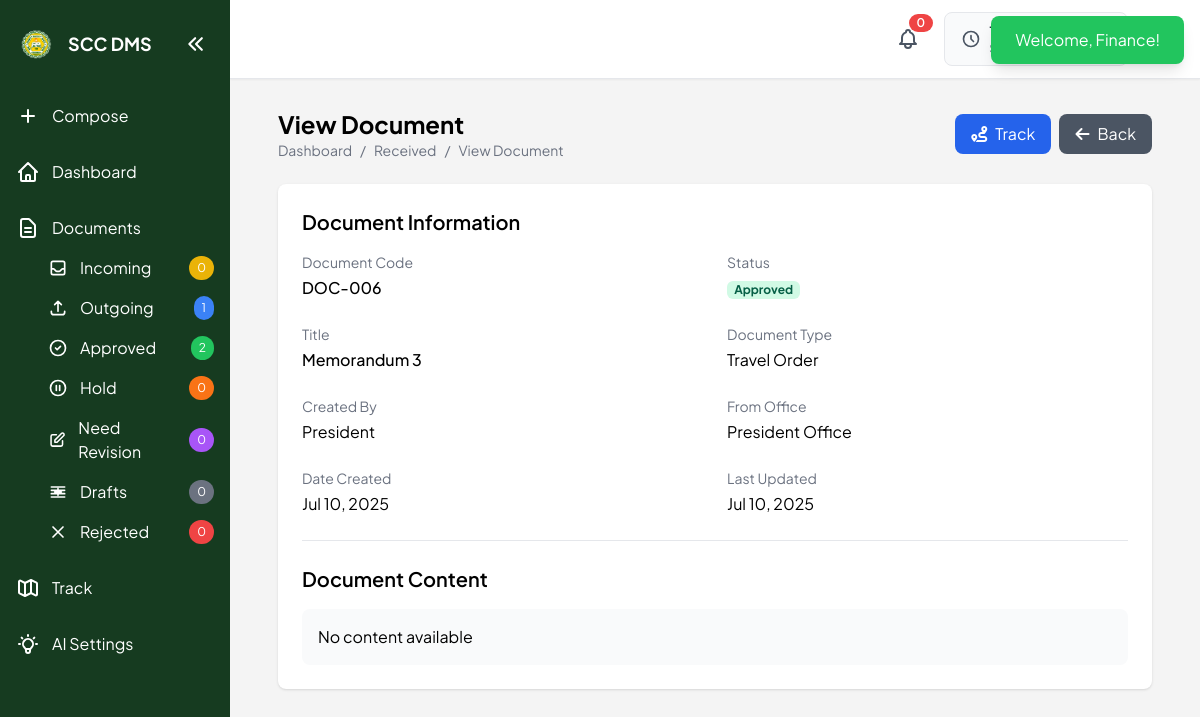
/pages/dashboard.php?page=view&id=6 (signed in), run on the app's committed database.
### tables this page shows
CREATE TABLE `documents` (
  `document_id` int(11) NOT NULL,
  `title` varchar(255) NOT NULL,
  `type_id` int(11) DEFAULT NULL,
  `creator_id` int(11) DEFAULT NULL,
  `file_path` varchar(255) DEFAULT NULL,
  `content_path` varchar(255) DEFAULT NULL,
  `current_step` int(11) DEFAULT NULL,
  `status` enum('draft','pending','approved','rejected','revision') DEFAULT 'draft',
  `verification_code` varchar(10) DEFAULT NULL,
  `created_at` timestamp NOT NULL DEFAULT current_timestamp(),
  `google_doc_id` varchar(255) DEFAULT NULL,
  `revision_requesting_office_id` int(11) DEFAULT NULL,
  `updated_at` timestamp NOT NULL DEFAULT current_timestamp() ON UPDATE current_timestamp(),
  `has_qr_signature` tinyint(1) DEFAULT 0,
  `is_urgent` tinyint(1) NOT NULL DEFAULT 0
);

CREATE TABLE `document_types` (
  `type_id` int(11) NOT NULL,
  `type_name` varchar(100) NOT NULL,
  `description` text DEFAULT NULL
);

CREATE TABLE `users` (
  `user_id` int(11) NOT NULL,
  `username` varchar(50) NOT NULL,
  `password` varchar(255) NOT NULL,
  `email` varchar(100) NOT NULL,
  `full_name` varchar(100) NOT NULL,
  `role_id` int(11) NOT NULL,
  `office_id` int(11) NOT NULL,
  `profile_image` varchar(255) DEFAULT NULL,
  `created_at` timestamp NOT NULL DEFAULT current_timestamp()
);

CREATE TABLE `offices` (
  `office_id` int(11) NOT NULL,
  `office_name` varchar(100) NOT NULL
);

### pages/view.php (the view, shortened to what this page needs)
<?php
require_once '../includes/config.php';
$document_id = (int)$_GET['id'];
$sql = "SELECT d.*, dt.type_name, u.full_name as creator_name, o.office_name as creator_office
        FROM documents d
        JOIN document_types dt ON d.type_id = dt.type_id
        JOIN users u ON d.creator_id = u.user_id
        JOIN offices o ON u.office_id = o.office_id
        WHERE d.document_id = $document_id";
$result = $conn->query($sql);
$document = $result->fetch_assoc();
$status_class = match($document['status']) {
    'approved' => 'badge-approved',
    'rejected' => 'badge-rejected',
    'pending' => 'badge-pending',
    'received' => 'badge-received',
    default => 'badge-pending'
};
?>
<!DOCTYPE html>
<html>
<head>
  <script src="https://cdn.tailwindcss.com"></script>
  <link rel="stylesheet" href="https://cdnjs.cloudflare.com/ajax/libs/font-awesome/6.4.0/css/all.min.css">
</head>
<body class="bg-gray-50">
  <div class="flex pt-[0px]">
    <main class="flex-1 ml-0 p-6">
      <div class="mb-6 flex justify-between items-center">
        <div>
          <h1 class="text-2xl font-bold">View Document</h1>
          <div class="flex items-center text-sm text-gray-500">
            <a href="dashboard.php" class="hover:text-gray-700">Dashboard</a>
            <span class="mx-2">/</span>
            <a href="dashboard.php?page=received" class="hover:text-gray-700">Received</a>
            <span class="mx-2">/</span>
            <span>View Document</span>
          </div>
        </div>
        <div class="flex space-x-2">
          <a href="dashboard.php?page=track&id=<?php echo $document_id; ?>" class="bg-blue-600 text-white px-4 py-2 rounded-lg hover:bg-blue-700 flex items-center">
            <i class="fas fa-route mr-2"></i> Track
          </a>
          <a href="javascript:history.back()" class="bg-gray-600 text-white px-4 py-2 rounded-lg hover:bg-gray-700 flex items-center">
            <i class="fas fa-arrow-left mr-2"></i> Back
          </a>
        </div>
      </div>
      <div class="bg-white rounded-lg shadow p-6">
        <div class="document-section">
          <h2 class="text-xl font-semibold mb-4">Document Information</h2>
          <div class="grid grid-cols-1 md:grid-cols-2 gap-6">
            <div>
              <p class="text-gray-500 text-sm mb-1">Document Code</p>
              <p class="font-medium">DOC-<?php echo str_pad($document['document_id'], 3, '0', STR_PAD_LEFT); ?></p>
            </div>
            <div>
              <p class="text-gray-500 text-sm mb-1">Status</p>
              <p><span class="badge <?php echo $status_class; ?>"><?php echo ucfirst($document['status']); ?></span></p>
            </div>
            <div>
              <p class="text-gray-500 text-sm mb-1">Title</p>
              <p class="font-medium"><?php echo htmlspecialchars($document['title']); ?></p>
            </div>
            <div>
              <p class="text-gray-500 text-sm mb-1">Document Type</p>
              <p><?php echo htmlspecialchars($document['type_name']); ?></p>
            </div>
            <div>
              <p class="text-gray-500 text-sm mb-1">Created By</p>
              <p><?php echo htmlspecialchars($document['creator_name']); ?></p>
            </div>
            <div>
              <p class="text-gray-500 text-sm mb-1">From Office</p>
              <p><?php echo htmlspecialchars($document['creator_office']); ?></p>
            </div>
            <div>
              <p class="text-gray-500 text-sm mb-1">Date Created</p>
              <p><?php echo date('M j, Y', strtotime($document['created_at'])); ?></p>
            </div>
            <div>
              <p class="text-gray-500 text-sm mb-1">Last Updated</p>
              <p><?php echo isset($document['updated_at']) ? date('M j, Y', strtotime($document['updated_at'])) : 'Not updated'; ?></p>
            </div>
          </div>
        </div>
        <div class="document-section">
          <h2 class="text-xl font-semibold mb-4">Document Content</h2>
          <div class="bg-gray-50 p-4 rounded-lg">
            <p><?php echo isset($document['content']) ? nl2br(htmlspecialchars($document['content'])) : 'No content available'; ?></p>
          </div>
        </div>
      </div>
    </main>
  </div>
</body>
</html>

### pages/dashboard.php (style rules this page uses)
body { font-family: "Plus Jakarta Sans", "Noto Sans", sans-serif; }

### pages/view.php (style rules this page uses)
body { font-family: "Plus Jakarta Sans", "Noto Sans", sans-serif; }
.badge { display: inline-block; padding: 0.25em 0.6em; font-size: 75%; font-weight: 700; line-height: 1; text-align: center; white-space: nowrap; vertical-align: baseline; border-radius: 0.375rem; }
.badge-approved { background-color: #D1FAE5; color: #065F46; }
.document-section { border-bottom: 1px solid #e5e7eb; padding-bottom: 1.5rem; margin-bottom: 1.5rem; }
.document-section:last-child { border-bottom: none; padding-bottom: 0; margin-bottom: 0; }

### data on the page
documents: document_id "006", status "Approved", title "Memorandum 3", type.type_name "Travel Order", creator.full_name "President", offices.office_name "President Office", created_at "Jul 10, 2025", updated_at "Jul 10, 2025"

### other printed values
$_SESSION['username'] "Finance"
$incoming_count "0"
$outgoing_count "1"
$approved_count "2"
$hold_count "0"
$revision_count "0"
$draft_count "0"
$rejected_count "0"
